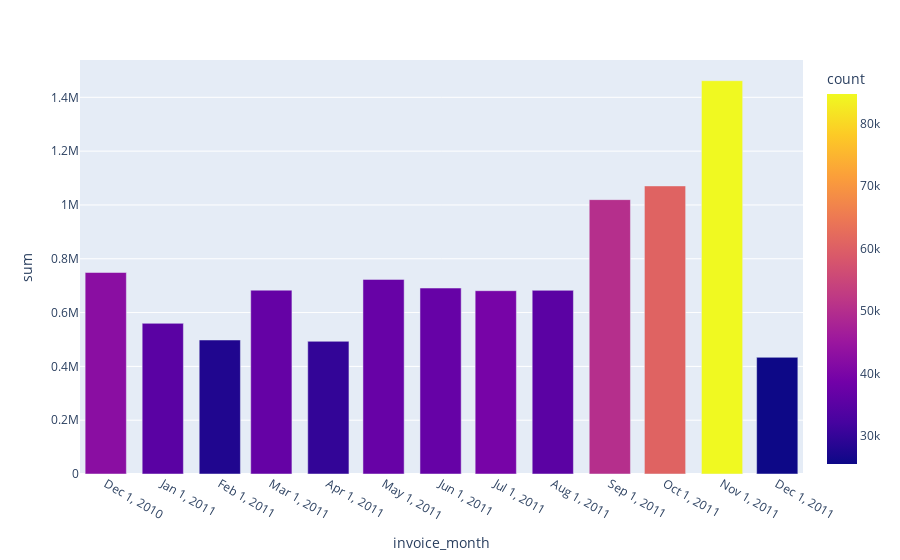

Notebook source saved alongside this figure:
### Code cell
fig = px.bar(t, x='invoice_month', y='sum', color='count')
fig.layout.xaxis.tickvals = t.invoice_month
fig.show()

### Figure 1 — Plotly figure (JSON) as saved in the notebook; plotly's stock layout.template omitted (floating-point values rounded to 4 significant figures)
{"data": [{"alignmentgroup": "True", "hovertemplate": "invoice_month=%{x}<br>sum=%{y}<br>count=%{marker.color}<extra></extra>", "legendgroup": "", "marker": {"color": [42481, 35147, 27707, 36748, 29916, 37030, 36874, 39518, 35284, 50226, 60742, 84711, 25525], "coloraxis": "coloraxis", "pattern": {"shape": ""}}, "name": "", "offsetgroup": "", "orientation": "v", "showlegend": false, "textposition": "auto", "type": "bar", "x": ["2010-12-01T00:00:00", "2011-01-01T00:00:00", "2011-02-01T00:00:00", "2011-03-01T00:00:00", "2011-04-01T00:00:00", "2011-05-01T00:00:00", "2011-06-01T00:00:00", "2011-07-01T00:00:00", "2011-08-01T00:00:00", "2011-09-01T00:00:00", "2011-10-01T00:00:00", "2011-11-01T00:00:00", "2011-12-01T00:00:00"], "xaxis": "x", "y": [749000.0, 560000.0, 498100.0, 683300.0, 493200.0, 723300.0, 691100.0, 681300.0, 682700.0, 1020000.0, 1071000.0, 1462000.0, 433700.0], "yaxis": "y"}], "layout": {"autosize": true, "barmode": "relative", "coloraxis": {"colorbar": {"title": {"text": "count"}}, "colorscale": [[0, "#0d0887"], [0.1111, "#46039f"], [0.2222, "#7201a8"], [0.3333, "#9c179e"], [0.4444, "#bd3786"], [0.5556, "#d8576b"], [0.6667, "#ed7953"], [0.7778, "#fb9f3a"], [0.8889, "#fdca26"], [1, "#f0f921"]]}, "legend": {"tracegroupgap": 0}, "margin": {"t": 60}, "xaxis": {"anchor": "y", "autorange": true, "domain": [0, 1], "range": ["2010-11-17", "2011-12-15"], "tickvals": ["2010-12-01T00:00:00", "2011-01-01T00:00:00", "2011-02-01T00:00:00", "2011-03-01T00:00:00", "2011-04-01T00:00:00", "2011-05-01T00:00:00", "2011-06-01T00:00:00", "2011-07-01T00:00:00", "2011-08-01T00:00:00", "2011-09-01T00:00:00", "2011-10-01T00:00:00", "2011-11-01T00:00:00", "2011-12-01T00:00:00"], "title": {"text": "invoice_month"}, "type": "date"}, "yaxis": {"anchor": "x", "autorange": true, "domain": [0, 1], "range": [0, 1539000.0], "title": {"text": "sum"}, "type": "linear"}}}
